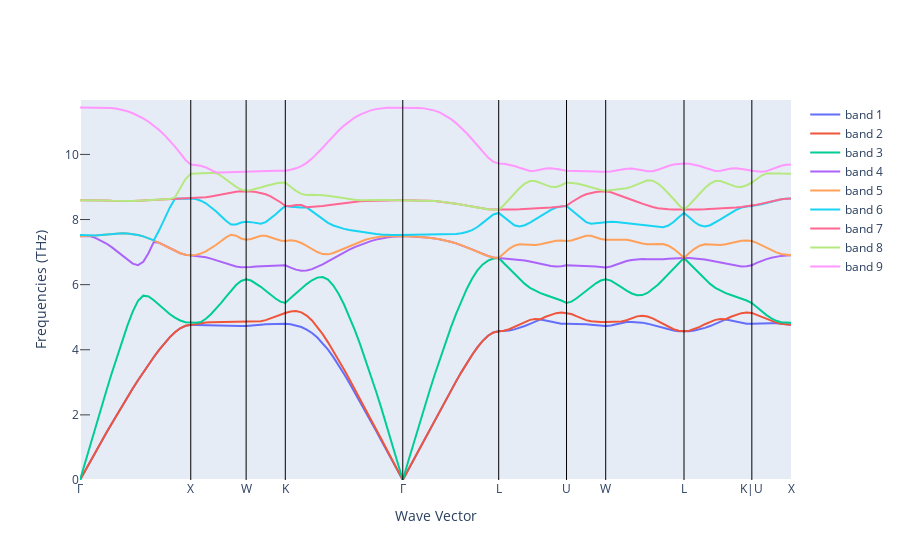

Notebook code cell kept with this figure:
### Markdown cell above
# Phonon bandstructure

### Code cell
fig_ph_bs = get_plot_bs(ph_bs)
fig_ph_bs.update_yaxes(rangemode="tozero")
fig_ph_bs.show()

### Figure 1 — Plotly figure (JSON) as saved in the notebook; plotly's stock layout.template omitted (floating-point values rounded to 4 significant figures; data arrays with more than 128 entries replaced by an {"elided": "..."} marker saying what was removed)
{"data": [{"mode": "lines", "name": "band 1", "x": {"elided": "147 float values"}, "y": {"elided": "147 float values"}, "type": "scatter"}, {"mode": "lines", "name": "band 2", "x": {"elided": "147 float values"}, "y": {"elided": "147 float values"}, "type": "scatter"}, {"mode": "lines", "name": "band 3", "x": {"elided": "147 float values"}, "y": {"elided": "147 float values"}, "type": "scatter"}, {"mode": "lines", "name": "band 4", "x": {"elided": "147 float values"}, "y": {"elided": "147 float values"}, "type": "scatter"}, {"mode": "lines", "name": "band 5", "x": {"elided": "147 float values"}, "y": {"elided": "147 float values"}, "type": "scatter"}, {"mode": "lines", "name": "band 6", "x": {"elided": "147 float values"}, "y": {"elided": "147 float values"}, "type": "scatter"}, {"mode": "lines", "name": "band 7", "x": {"elided": "147 float values"}, "y": {"elided": "147 float values"}, "type": "scatter"}, {"mode": "lines", "name": "band 8", "x": {"elided": "147 float values"}, "y": {"elided": "147 float values"}, "type": "scatter"}, {"mode": "lines", "name": "band 9", "x": {"elided": "147 float values"}, "y": {"elided": "147 float values"}, "type": "scatter"}], "layout": {"shapes": [{"line": {"color": "black", "width": 1}, "type": "line", "x0": 1.135, "x1": 1.135, "xref": "x", "y0": 0, "y1": 1, "yref": "y domain"}, {"line": {"color": "black", "width": 1}, "type": "line", "x0": 1.703, "x1": 1.703, "xref": "x", "y0": 0, "y1": 1, "yref": "y domain"}, {"line": {"color": "black", "width": 1}, "type": "line", "x0": 2.104, "x1": 2.104, "xref": "x", "y0": 0, "y1": 1, "yref": "y domain"}, {"line": {"color": "black", "width": 1}, "type": "line", "x0": 3.308, "x1": 3.308, "xref": "x", "y0": 0, "y1": 1, "yref": "y domain"}, {"line": {"color": "black", "width": 1}, "type": "line", "x0": 4.291, "x1": 4.291, "xref": "x", "y0": 0, "y1": 1, "yref": "y domain"}, {"line": {"color": "black", "width": 1}, "type": "line", "x0": 4.986, "x1": 4.986, "xref": "x", "y0": 0, "y1": 1, "yref": "y domain"}, {"line": {"color": "black", "width": 1}, "type": "line", "x0": 5.388, "x1": 5.388, "xref": "x", "y0": 0, "y1": 1, "yref": "y domain"}, {"line": {"color": "black", "width": 1}, "type": "line", "x0": 6.19, "x1": 6.19, "xref": "x", "y0": 0, "y1": 1, "yref": "y domain"}, {"line": {"color": "black", "width": 1}, "type": "line", "x0": 6.886, "x1": 6.886, "xref": "x", "y0": 0, "y1": 1, "yref": "y domain"}], "xaxis": {"mirror": true, "showgrid": false, "ticks": "inside", "tickvals": [0.0, 1.135, 1.703, 2.104, 3.308, 4.291, 4.986, 5.388, 6.19, 6.886, 7.287], "ticktext": ["Γ", "X", "W", "K", "Γ", "L", "U", "W", "L", "K|U", "X"], "ticklen": 0, "title": {"text": "Wave Vector"}}, "yaxis": {"mirror": true, "showgrid": false, "ticks": "inside", "ticklen": 10, "range": [0.0, 11.67], "title": {"text": "Frequencies (THz)"}, "rangemode": "tozero"}}}
